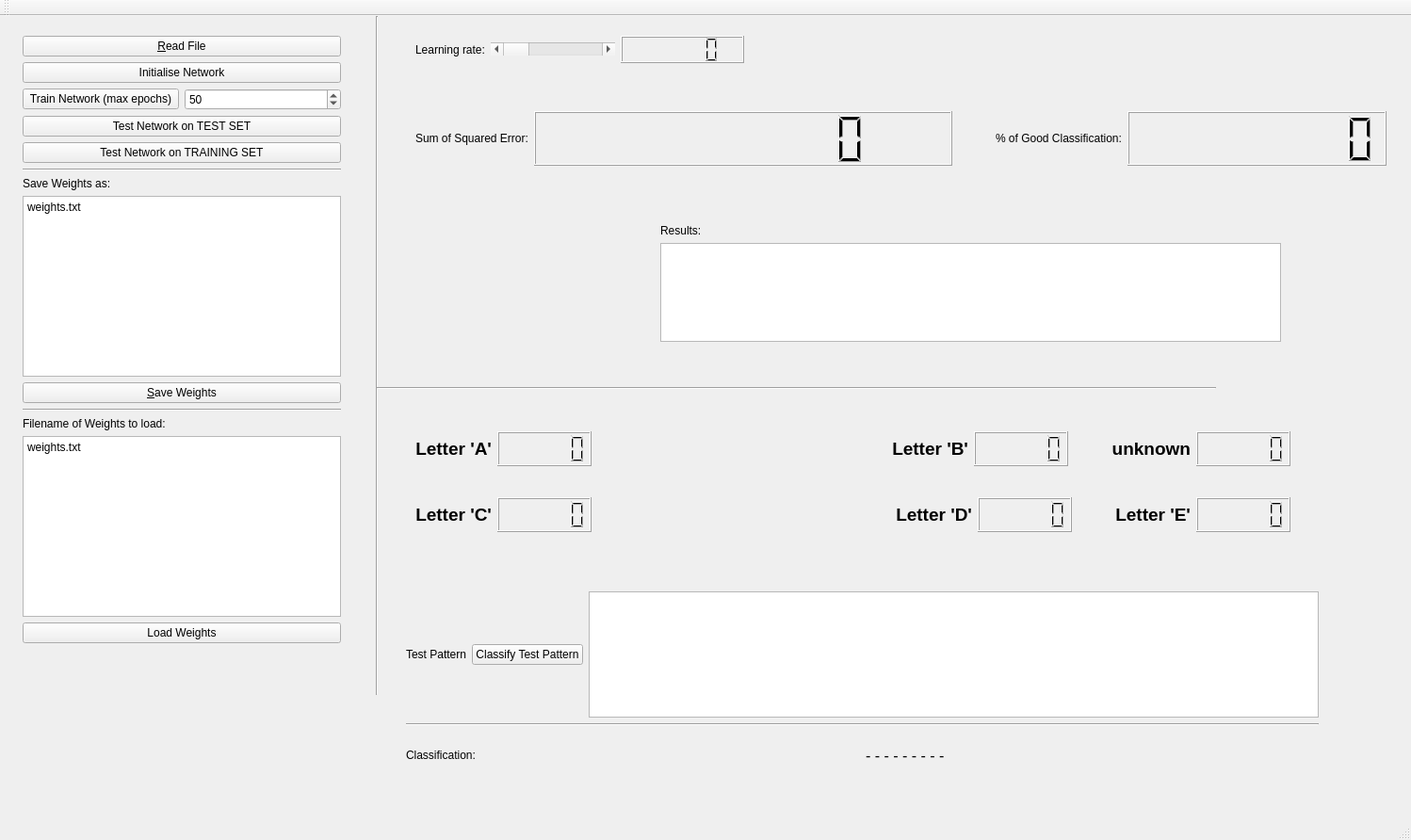
<?xml version="1.0" encoding="UTF-8"?>
<ui version="4.0">
 <class>MainWindow</class>
 <widget class="QMainWindow" name="MainWindow">
  <property name="geometry">
   <rect>
    <x>0</x>
    <y>0</y>
    <width>1498</width>
    <height>892</height>
   </rect>
  </property>
  <property name="windowTitle">
   <string>Neural Network Application:  CHARACTER RECOGNITION</string>
  </property>
  <widget class="QWidget" name="centralWidget">
   <widget class="QWidget" name="verticalLayoutWidget">
    <property name="geometry">
     <rect>
      <x>13</x>
      <y>10</y>
      <width>360</width>
      <height>715</height>
     </rect>
    </property>
    <layout class="QVBoxLayout" name="verticalLayout">
     <property name="sizeConstraint">
      <enum>QLayout::SetDefaultConstraint</enum>
     </property>
     <item>
      <widget class="QPushButton" name="pushButton_Read_File">
       <property name="text">
        <string>&amp;Read File</string>
       </property>
      </widget>
     </item>
     <item>
      <widget class="QPushButton" name="pushButton_Initialise_Network">
       <property name="text">
        <string>Initialise Network</string>
       </property>
      </widget>
     </item>
     <item>
      <layout class="QHBoxLayout" name="horizontalLayout_8">
       <item>
        <widget class="QPushButton" name="pushButton_Train_Network_Max_Epochs">
         <property name="text">
          <string>Train Network (max epochs)</string>
         </property>
        </widget>
       </item>
       <item>
        <widget class="QSpinBox" name="spinBox_training_Epochs">
         <property name="maximum">
          <number>9999</number>
         </property>
         <property name="value">
          <number>50</number>
         </property>
        </widget>
       </item>
      </layout>
     </item>
     <item>
      <widget class="QPushButton" name="pushButton_Test_All_Patterns">
       <property name="text">
        <string>Test Network on TEST SET</string>
       </property>
      </widget>
     </item>
     <item>
      <widget class="QPushButton" name="pushButton_testNetOnTrainingSet">
       <property name="text">
        <string>Test Network on TRAINING SET</string>
       </property>
      </widget>
     </item>
     <item>
      <widget class="Line" name="line_6">
       <property name="orientation">
        <enum>Qt::Horizontal</enum>
       </property>
      </widget>
     </item>
     <item>
      <widget class="QLabel" name="label_9">
       <property name="text">
        <string>Save Weights as:</string>
       </property>
      </widget>
     </item>
     <item>
      <widget class="QPlainTextEdit" name="plainTextEdit_saveWeightsAs">
       <property name="plainText">
        <string>weights.txt</string>
       </property>
      </widget>
     </item>
     <item>
      <widget class="QPushButton" name="pushButton_Save_Weights">
       <property name="text">
        <string>&amp;Save Weights</string>
       </property>
      </widget>
     </item>
     <item>
      <widget class="Line" name="line_5">
       <property name="orientation">
        <enum>Qt::Horizontal</enum>
       </property>
      </widget>
     </item>
     <item>
      <widget class="QLabel" name="label_8">
       <property name="text">
        <string>Filename of Weights to load:</string>
       </property>
      </widget>
     </item>
     <item>
      <widget class="QPlainTextEdit" name="plainTextEdit_fileNameLoadWeights">
       <property name="sizePolicy">
        <sizepolicy hsizetype="Expanding" vsizetype="Expanding">
         <horstretch>0</horstretch>
         <verstretch>0</verstretch>
        </sizepolicy>
       </property>
       <property name="plainText">
        <string>weights.txt</string>
       </property>
      </widget>
     </item>
     <item>
      <widget class="QPushButton" name="pushButton_Load_Weights">
       <property name="text">
        <string>Load Weights</string>
       </property>
      </widget>
     </item>
     <item>
      <spacer name="verticalSpacer">
       <property name="orientation">
        <enum>Qt::Vertical</enum>
       </property>
       <property name="sizeHint" stdset="0">
        <size>
         <width>20</width>
         <height>40</height>
        </size>
       </property>
      </spacer>
     </item>
    </layout>
   </widget>
   <widget class="QWidget" name="horizontalLayoutWidget">
    <property name="geometry">
     <rect>
      <x>430</x>
      <y>10</y>
      <width>371</width>
      <height>51</height>
     </rect>
    </property>
    <layout class="QHBoxLayout" name="horizontalLayout">
     <item>
      <widget class="QLabel" name="label">
       <property name="text">
        <string>Learning rate:</string>
       </property>
      </widget>
     </item>
     <item>
      <widget class="QScrollBar" name="horizScrollBar_LearningRate">
       <property name="sizePolicy">
        <sizepolicy hsizetype="Minimum" vsizetype="Fixed">
         <horstretch>1</horstretch>
         <verstretch>0</verstretch>
        </sizepolicy>
       </property>
       <property name="maximum">
        <number>500</number>
       </property>
       <property name="orientation">
        <enum>Qt::Horizontal</enum>
       </property>
      </widget>
     </item>
     <item>
      <widget class="QLCDNumber" name="lcdNumber_LearningRate">
       <property name="sizePolicy">
        <sizepolicy hsizetype="Minimum" vsizetype="Minimum">
         <horstretch>1</horstretch>
         <verstretch>0</verstretch>
        </sizepolicy>
       </property>
       <property name="layoutDirection">
        <enum>Qt::LeftToRight</enum>
       </property>
       <property name="lineWidth">
        <number>1</number>
       </property>
       <property name="smallDecimalPoint">
        <bool>true</bool>
       </property>
      </widget>
     </item>
    </layout>
   </widget>
   <widget class="Line" name="line">
    <property name="geometry">
     <rect>
      <x>390</x>
      <y>0</y>
      <width>20</width>
      <height>721</height>
     </rect>
    </property>
    <property name="orientation">
     <enum>Qt::Vertical</enum>
    </property>
   </widget>
   <widget class="Line" name="line_4">
    <property name="geometry">
     <rect>
      <x>400</x>
      <y>380</y>
      <width>891</width>
      <height>31</height>
     </rect>
    </property>
    <property name="orientation">
     <enum>Qt::Horizontal</enum>
    </property>
   </widget>
   <widget class="QWidget" name="verticalLayoutWidget_2">
    <property name="geometry">
     <rect>
      <x>690</x>
      <y>210</y>
      <width>681</width>
      <height>147</height>
     </rect>
    </property>
    <layout class="QVBoxLayout" name="verticalLayout_2">
     <item>
      <widget class="QLabel" name="label_10">
       <property name="text">
        <string>Results:</string>
       </property>
      </widget>
     </item>
     <item>
      <widget class="QPlainTextEdit" name="plainTextEdit_results"/>
     </item>
    </layout>
   </widget>
   <widget class="QWidget" name="horizontalLayoutWidget_4">
    <property name="geometry">
     <rect>
      <x>430</x>
      <y>430</y>
      <width>951</width>
      <height>59</height>
     </rect>
    </property>
    <layout class="QHBoxLayout" name="horizontalLayout_4">
     <item>
      <widget class="QLabel" name="label_4">
       <property name="font">
        <font>
         <pointsize>14</pointsize>
         <weight>75</weight>
         <bold>true</bold>
        </font>
       </property>
       <property name="text">
        <string>Letter 'A'</string>
       </property>
       <property name="alignment">
        <set>Qt::AlignRight|Qt::AlignTrailing|Qt::AlignVCenter</set>
       </property>
      </widget>
     </item>
     <item>
      <widget class="QLCDNumber" name="lcdNumber_A">
       <property name="sizePolicy">
        <sizepolicy hsizetype="Minimum" vsizetype="Minimum">
         <horstretch>0</horstretch>
         <verstretch>0</verstretch>
        </sizepolicy>
       </property>
       <property name="minimumSize">
        <size>
         <width>100</width>
         <height>0</height>
        </size>
       </property>
       <property name="smallDecimalPoint">
        <bool>true</bool>
       </property>
      </widget>
     </item>
     <item>
      <spacer name="horizontalSpacer">
       <property name="orientation">
        <enum>Qt::Horizontal</enum>
       </property>
       <property name="sizeHint" stdset="0">
        <size>
         <width>40</width>
         <height>20</height>
        </size>
       </property>
      </spacer>
     </item>
     <item>
      <layout class="QHBoxLayout" name="horizontalLayout_5">
       <item>
        <widget class="QLabel" name="label_5">
         <property name="font">
          <font>
           <pointsize>14</pointsize>
           <weight>75</weight>
           <bold>true</bold>
          </font>
         </property>
         <property name="text">
          <string>Letter 'B'</string>
         </property>
         <property name="alignment">
          <set>Qt::AlignRight|Qt::AlignTrailing|Qt::AlignVCenter</set>
         </property>
        </widget>
       </item>
       <item>
        <widget class="QLCDNumber" name="lcdNumber_B">
         <property name="minimumSize">
          <size>
           <width>100</width>
           <height>0</height>
          </size>
         </property>
         <property name="smallDecimalPoint">
          <bool>true</bool>
         </property>
        </widget>
       </item>
       <item>
        <spacer name="horizontalSpacer_2">
         <property name="orientation">
          <enum>Qt::Horizontal</enum>
         </property>
         <property name="sizeHint" stdset="0">
          <size>
           <width>40</width>
           <height>20</height>
          </size>
         </property>
        </spacer>
       </item>
       <item>
        <widget class="QLabel" name="label_6">
         <property name="font">
          <font>
           <pointsize>14</pointsize>
           <weight>75</weight>
           <bold>true</bold>
          </font>
         </property>
         <property name="layoutDirection">
          <enum>Qt::LeftToRight</enum>
         </property>
         <property name="text">
          <string>unknown</string>
         </property>
         <property name="alignment">
          <set>Qt::AlignRight|Qt::AlignTrailing|Qt::AlignVCenter</set>
         </property>
        </widget>
       </item>
       <item>
        <widget class="QLCDNumber" name="lcdNumber_unknown">
         <property name="minimumSize">
          <size>
           <width>100</width>
           <height>0</height>
          </size>
         </property>
         <property name="smallDecimalPoint">
          <bool>true</bool>
         </property>
        </widget>
       </item>
       <item>
        <layout class="QHBoxLayout" name="horizontalLayout_6"/>
       </item>
      </layout>
     </item>
    </layout>
   </widget>
   <widget class="QWidget" name="horizontalLayoutWidget_10">
    <property name="geometry">
     <rect>
      <x>430</x>
      <y>90</y>
      <width>1053</width>
      <height>80</height>
     </rect>
    </property>
    <layout class="QHBoxLayout" name="horizontalLayout_11">
     <item>
      <layout class="QHBoxLayout" name="horizontalLayout_2">
       <item>
        <widget class="QLabel" name="label_2">
         <property name="sizePolicy">
          <sizepolicy hsizetype="Preferred" vsizetype="Preferred">
           <horstretch>0</horstretch>
           <verstretch>0</verstretch>
          </sizepolicy>
         </property>
         <property name="text">
          <string>Sum of Squared Error:</string>
         </property>
        </widget>
       </item>
       <item>
        <widget class="QLCDNumber" name="lcdNumber_SSE">
         <property name="sizePolicy">
          <sizepolicy hsizetype="Minimum" vsizetype="Minimum">
           <horstretch>1</horstretch>
           <verstretch>0</verstretch>
          </sizepolicy>
         </property>
         <property name="minimumSize">
          <size>
           <width>175</width>
           <height>0</height>
          </size>
         </property>
         <property name="layoutDirection">
          <enum>Qt::LeftToRight</enum>
         </property>
         <property name="lineWidth">
          <number>1</number>
         </property>
         <property name="smallDecimalPoint">
          <bool>true</bool>
         </property>
         <property name="digitCount">
          <number>8</number>
         </property>
        </widget>
       </item>
       <item>
        <spacer name="horizontalSpacer_6">
         <property name="orientation">
          <enum>Qt::Horizontal</enum>
         </property>
         <property name="sizeHint" stdset="0">
          <size>
           <width>40</width>
           <height>20</height>
          </size>
         </property>
        </spacer>
       </item>
       <item>
        <layout class="QHBoxLayout" name="horizontalLayout_9">
         <item>
          <widget class="QLabel" name="label_11">
           <property name="text">
            <string>% of Good Classification:</string>
           </property>
          </widget>
         </item>
         <item>
          <widget class="QLCDNumber" name="lcdNumber_percentageOfGoodClassification">
           <property name="sizePolicy">
            <sizepolicy hsizetype="Minimum" vsizetype="Minimum">
             <horstretch>1</horstretch>
             <verstretch>0</verstretch>
            </sizepolicy>
           </property>
           <property name="minimumSize">
            <size>
             <width>275</width>
             <height>0</height>
            </size>
           </property>
           <property name="font">
            <font>
             <pointsize>8</pointsize>
             <weight>75</weight>
             <bold>true</bold>
            </font>
           </property>
           <property name="layoutDirection">
            <enum>Qt::LeftToRight</enum>
           </property>
           <property name="lineWidth">
            <number>1</number>
           </property>
           <property name="smallDecimalPoint">
            <bool>true</bool>
           </property>
           <property name="digitCount">
            <number>8</number>
           </property>
          </widget>
         </item>
        </layout>
       </item>
      </layout>
     </item>
    </layout>
   </widget>
   <widget class="QWidget" name="verticalLayoutWidget_3">
    <property name="geometry">
     <rect>
      <x>420</x>
      <y>600</y>
      <width>991</width>
      <height>221</height>
     </rect>
    </property>
    <layout class="QVBoxLayout" name="verticalLayout_3">
     <item>
      <layout class="QHBoxLayout" name="horizontalLayout_3">
       <item>
        <widget class="QLabel" name="label_3">
         <property name="text">
          <string>Test Pattern</string>
         </property>
        </widget>
       </item>
       <item>
        <widget class="QPushButton" name="pushButton_Classify_Test_Pattern">
         <property name="text">
          <string>Classify Test Pattern</string>
         </property>
        </widget>
       </item>
       <item>
        <widget class="QPlainTextEdit" name="plainTextEdit_Input_Pattern"/>
       </item>
      </layout>
     </item>
     <item>
      <spacer name="verticalSpacer_2">
       <property name="orientation">
        <enum>Qt::Vertical</enum>
       </property>
       <property name="sizeHint" stdset="0">
        <size>
         <width>20</width>
         <height>40</height>
        </size>
       </property>
      </spacer>
     </item>
     <item>
      <widget class="Line" name="line_2">
       <property name="orientation">
        <enum>Qt::Horizontal</enum>
       </property>
      </widget>
     </item>
     <item>
      <layout class="QHBoxLayout" name="horizontalLayout_7">
       <item>
        <widget class="QLabel" name="label_7">
         <property name="text">
          <string>Classification:</string>
         </property>
        </widget>
       </item>
       <item>
        <widget class="QLabel" name="label_Classification">
         <property name="minimumSize">
          <size>
           <width>0</width>
           <height>50</height>
          </size>
         </property>
         <property name="font">
          <font>
           <pointsize>12</pointsize>
          </font>
         </property>
         <property name="text">
          <string>- - - - - - - - - </string>
         </property>
        </widget>
       </item>
      </layout>
     </item>
    </layout>
   </widget>
   <widget class="QWidget" name="horizontalLayoutWidget_5">
    <property name="geometry">
     <rect>
      <x>430</x>
      <y>500</y>
      <width>951</width>
      <height>59</height>
     </rect>
    </property>
    <layout class="QHBoxLayout" name="horizontalLayout_10">
     <item>
      <widget class="QLabel" name="label_12">
       <property name="font">
        <font>
         <pointsize>14</pointsize>
         <weight>75</weight>
         <bold>true</bold>
        </font>
       </property>
       <property name="text">
        <string>Letter 'C'</string>
       </property>
       <property name="alignment">
        <set>Qt::AlignRight|Qt::AlignTrailing|Qt::AlignVCenter</set>
       </property>
      </widget>
     </item>
     <item>
      <widget class="QLCDNumber" name="lcdNumber_C">
       <property name="sizePolicy">
        <sizepolicy hsizetype="Minimum" vsizetype="Minimum">
         <horstretch>0</horstretch>
         <verstretch>0</verstretch>
        </sizepolicy>
       </property>
       <property name="minimumSize">
        <size>
         <width>100</width>
         <height>0</height>
        </size>
       </property>
       <property name="smallDecimalPoint">
        <bool>true</bool>
       </property>
      </widget>
     </item>
     <item>
      <spacer name="horizontalSpacer_3">
       <property name="orientation">
        <enum>Qt::Horizontal</enum>
       </property>
       <property name="sizeHint" stdset="0">
        <size>
         <width>40</width>
         <height>20</height>
        </size>
       </property>
      </spacer>
     </item>
     <item>
      <layout class="QHBoxLayout" name="horizontalLayout_12">
       <item>
        <widget class="QLabel" name="label_13">
         <property name="font">
          <font>
           <pointsize>14</pointsize>
           <weight>75</weight>
           <bold>true</bold>
          </font>
         </property>
         <property name="text">
          <string>Letter 'D'</string>
         </property>
         <property name="alignment">
          <set>Qt::AlignRight|Qt::AlignTrailing|Qt::AlignVCenter</set>
         </property>
        </widget>
       </item>
       <item>
        <widget class="QLCDNumber" name="lcdNumber_D">
         <property name="minimumSize">
          <size>
           <width>100</width>
           <height>0</height>
          </size>
         </property>
         <property name="smallDecimalPoint">
          <bool>true</bool>
         </property>
        </widget>
       </item>
       <item>
        <spacer name="horizontalSpacer_4">
         <property name="orientation">
          <enum>Qt::Horizontal</enum>
         </property>
         <property name="sizeHint" stdset="0">
          <size>
           <width>40</width>
           <height>20</height>
          </size>
         </property>
        </spacer>
       </item>
       <item>
        <widget class="QLabel" name="label_14">
         <property name="font">
          <font>
           <pointsize>14</pointsize>
           <weight>75</weight>
           <bold>true</bold>
          </font>
         </property>
         <property name="layoutDirection">
          <enum>Qt::LeftToRight</enum>
         </property>
         <property name="text">
          <string>Letter 'E'</string>
         </property>
         <property name="alignment">
          <set>Qt::AlignRight|Qt::AlignTrailing|Qt::AlignVCenter</set>
         </property>
        </widget>
       </item>
       <item>
        <widget class="QLCDNumber" name="lcdNumber_E">
         <property name="minimumSize">
          <size>
           <width>100</width>
           <height>0</height>
          </size>
         </property>
         <property name="smallDecimalPoint">
          <bool>true</bool>
         </property>
        </widget>
       </item>
       <item>
        <layout class="QHBoxLayout" name="horizontalLayout_13"/>
       </item>
      </layout>
     </item>
    </layout>
   </widget>
  </widget>
  <widget class="QMenuBar" name="menuBar">
   <property name="geometry">
    <rect>
     <x>0</x>
     <y>0</y>
     <width>1498</width>
     <height>18</height>
    </rect>
   </property>
  </widget>
  <widget class="QToolBar" name="mainToolBar">
   <attribute name="toolBarArea">
    <enum>TopToolBarArea</enum>
   </attribute>
   <attribute name="toolBarBreak">
    <bool>false</bool>
   </attribute>
  </widget>
  <widget class="QStatusBar" name="statusBar"/>
 </widget>
 <layoutdefault spacing="6" margin="11"/>
 <resources/>
 <connections/>
</ui>
